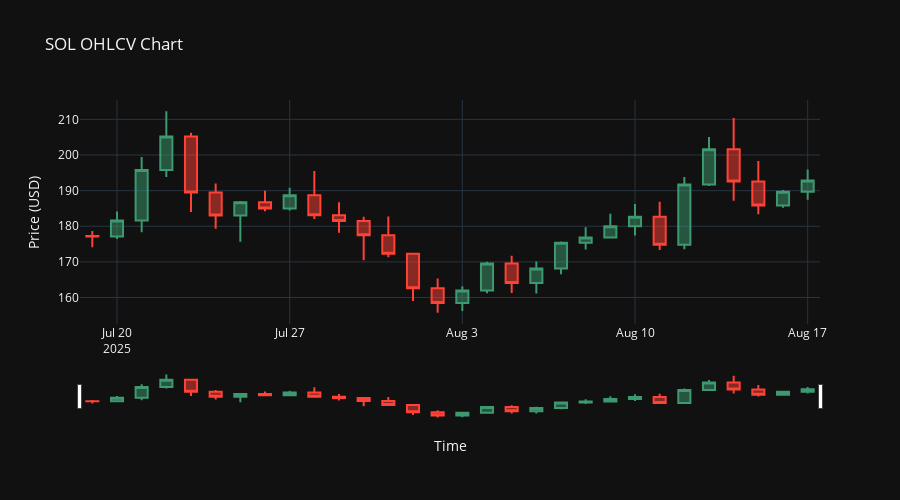

This figure's notebook cell:
### Markdown cell above
## Step 1: Interactive OHLCV Charts

Let's start with interactive OHLCV charts for detailed price analysis:

### Code cell
# Step 1: Interactive OHLCV Charts
def create_interactive_ohlcv_chart(token_address=None, token_symbol="Token"):
    if not token_address:
        token_address = "So11111111111111111111111111111111111111112"  # Default to SOL
        token_symbol = "SOL"
    
    print(f"Creating OHLCV chart for {token_symbol}...")
    
    ohlcv_data = birdeye.get_ohlcv_data(token_address, type_="1D")
    
    if ohlcv_data:
        candlestick_chart = create_candlestick_chart(ohlcv_data, token_symbol)
        
        if candlestick_chart:
            print(f"\n{token_symbol} OHLCV Chart:")
            candlestick_chart.show()
            
            print("\nChart Features:")
            print("   Green candles: Price increased (Close > Open)")
            print("   Red candles: Price decreased (Close < Open)")
            print("   Volume bars: Trading activity")
            print("   Interactive: Zoom, pan, and hover for details")
        else:
            print("Could not create chart")
    else:
        print("Could not fetch OHLCV data")

# Interactive controls for Step 1
step1_checkbox = widgets.Checkbox(
    value=False,
    description='Use custom token address',
    style={'description_width': 'initial'}
)

step1_token_input = widgets.Text(
    value='',
    placeholder='Enter token address',
    description='Token:',
    style={'description_width': 'initial'},
    layout=widgets.Layout(width='500px')
)

step1_symbol_input = widgets.Text(
    value='',
    placeholder='Enter token symbol (e.g., USDC)',
    description='Symbol:',
    style={'description_width': 'initial'},
    layout=widgets.Layout(width='200px')
)

step1_button = widgets.Button(
    description='Create OHLCV Chart',
    button_style='success',
    tooltip='Create candlestick chart'
)

step1_output = widgets.Output()

def on_step1_button_click(b):
    with step1_output:
        clear_output(wait=True)
        if step1_checkbox.value and step1_token_input.value.strip():
            symbol = step1_symbol_input.value.strip() or "Token"
            create_interactive_ohlcv_chart(step1_token_input.value.strip(), symbol)
        else:
            create_interactive_ohlcv_chart()

step1_button.on_click(on_step1_button_click)

# Initial execution
create_interactive_ohlcv_chart()

# Display interactive controls
print("\n" + "="*60)
print("Interactive Controls:")
display(widgets.VBox([
    step1_checkbox,
    widgets.HBox([step1_token_input, step1_symbol_input]),
    step1_button,
    step1_output
]))

### Figure 1 — Plotly figure (JSON) as saved in the notebook; plotly's stock layout.template omitted (floating-point values rounded to 4 significant figures)
{"data": [{"close": [177.2, 181.6, 195.8, 205.2, 189.5, 183.0, 186.8, 185.0, 188.7, 183.1, 181.4, 177.5, 172.3, 162.6, 158.5, 162.0, 169.5, 164.1, 168.2, 175.4, 176.8, 180.0, 182.7, 174.8, 191.7, 201.6, 192.6, 185.8, 189.7, 192.9], "high": [178.7, 184.2, 199.4, 212.3, 206.3, 192.0, 187.1, 190.0, 190.8, 195.5, 186.8, 182.7, 182.7, 172.3, 165.3, 163.2, 170.0, 171.7, 170.1, 175.7, 179.7, 183.5, 186.2, 186.9, 193.8, 205.0, 210.4, 198.3, 190.2, 195.9], "low": [174.1, 176.4, 178.3, 193.8, 184.0, 179.3, 175.7, 184.2, 184.5, 182.0, 178.2, 170.4, 171.3, 159.1, 155.7, 156.2, 161.2, 161.2, 161.1, 166.6, 173.5, 176.5, 177.4, 173.4, 173.5, 191.3, 187.2, 183.4, 185.2, 187.4], "name": "SOL", "open": [177.3, 177.2, 181.6, 195.8, 205.2, 189.5, 183.0, 186.8, 185.0, 188.7, 183.1, 181.4, 177.5, 172.3, 162.6, 158.5, 162.0, 169.5, 164.1, 168.2, 175.4, 176.8, 180.0, 182.7, 174.8, 191.7, 201.6, 192.6, 185.8, 189.7], "type": "candlestick", "x": ["2025-07-19T00:00:00.000000000", "2025-07-20T00:00:00.000000000", "2025-07-21T00:00:00.000000000", "2025-07-22T00:00:00.000000000", "2025-07-23T00:00:00.000000000", "2025-07-24T00:00:00.000000000", "2025-07-25T00:00:00.000000000", "2025-07-26T00:00:00.000000000", "2025-07-27T00:00:00.000000000", "2025-07-28T00:00:00.000000000", "2025-07-29T00:00:00.000000000", "2025-07-30T00:00:00.000000000", "2025-07-31T00:00:00.000000000", "2025-08-01T00:00:00.000000000", "2025-08-02T00:00:00.000000000", "2025-08-03T00:00:00.000000000", "2025-08-04T00:00:00.000000000", "2025-08-05T00:00:00.000000000", "2025-08-06T00:00:00.000000000", "2025-08-07T00:00:00.000000000", "2025-08-08T00:00:00.000000000", "2025-08-09T00:00:00.000000000", "2025-08-10T00:00:00.000000000", "2025-08-11T00:00:00.000000000", "2025-08-12T00:00:00.000000000", "2025-08-13T00:00:00.000000000", "2025-08-14T00:00:00.000000000", "2025-08-15T00:00:00.000000000", "2025-08-16T00:00:00.000000000", "2025-08-17T00:00:00.000000000"]}], "layout": {"height": 500, "title": {"text": "SOL OHLCV Chart"}, "xaxis": {"title": {"text": "Time"}}, "yaxis": {"title": {"text": "Price (USD)"}}}}
